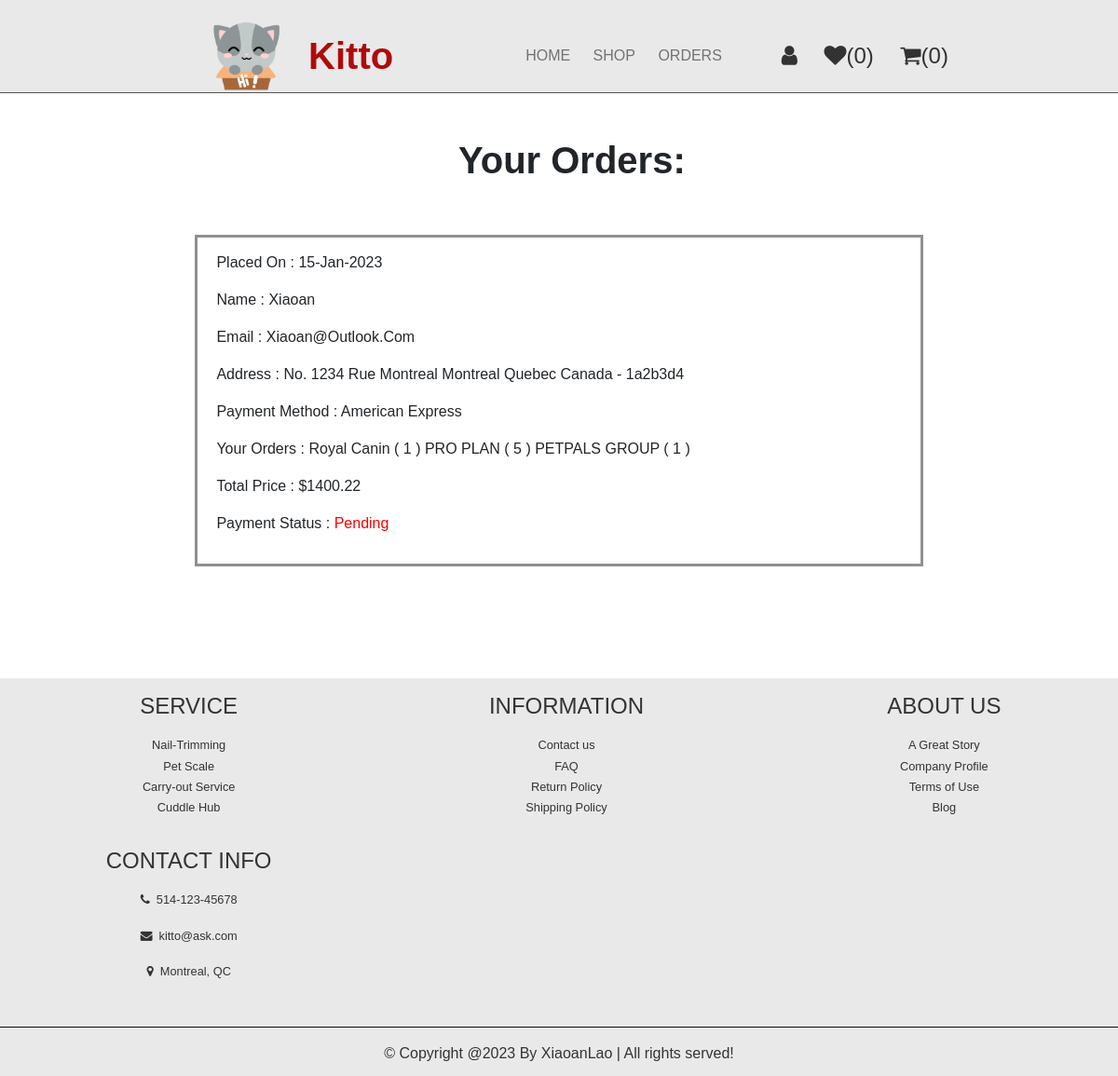
Screenshot of /orders.php (signed in) with the database file from the repository.
### tables this page shows
CREATE TABLE `orders` (
  `id` int(100) NOT NULL,
  `user_id` int(100) NOT NULL,
  `name` varchar(100) NOT NULL,
  `email` varchar(100) NOT NULL,
  `method` varchar(50) NOT NULL,
  `expiry_date` varchar(100) NOT NULL,
  `address` varchar(500) NOT NULL,
  `total_products` varchar(1000) NOT NULL,
  `total_price` float NOT NULL,
  `placed_on` varchar(50) NOT NULL,
  `payment_status` varchar(20) NOT NULL DEFAULT 'pending'
);

### orders.php (the view, shortened to what this page needs)
<?php
@include 'config.php';
$user_id = $_SESSION['user_id'];
?>
<!DOCTYPE html>
<html lang="en">
<head>
    <link rel="stylesheet" href="./shop.css">
    <link href="https://cdn.jsdelivr.net/npm/bootstrap@5.3.0-alpha1/dist/css/bootstrap.min.css" rel="stylesheet">
    <link href="https://maxcdn.bootstrapcdn.com/font-awesome/4.7.0/css/font-awesome.min.css" rel="stylesheet">
</head>
<body>
    <?php include 'login_header.php'; ?>
    <section class="placed-orders">
        <h2 class="title">Your Orders:</h2>
        <div class="container">
            <?php
            $select_orders = $conn->prepare("SELECT * FROM `orders` WHERE user_id = ?");
            $select_orders->execute([$user_id]);
            if($select_orders->rowCount() > 0){
                while($fetch_orders = $select_orders->fetch(PDO::FETCH_ASSOC)){
            ?>
            <div class="box">
                <p> placed on : <span><?= $fetch_orders['placed_on']; ?></span> </p>
                <p> name : <span><?= $fetch_orders['name']; ?></span> </p>
                <p> email : <span><?= $fetch_orders['email']; ?></span> </p>
                <p> address : <span><?= $fetch_orders['address']; ?></span> </p>
                <p> payment method : <span><?= $fetch_orders['method']; ?></span> </p>
                <p> your orders : <span><?= $fetch_orders['total_products']; ?></span> </p>
                <p> total price : <span>$<?= $fetch_orders['total_price']; ?></span> </p>
                <p> payment status : <span style="color:<?php if($fetch_orders['payment_status'] == 'pending'){ echo 'red'; }else{ echo 'green'; }; ?>"><?= $fetch_orders['payment_status']; ?></span> </p>
            </div>
            <?php
                }
            }else{
                echo '<p class="empty">Sorry, no orders placed yet!</p>';
            }
            ?>
        </div>
    </section>
    <?php require 'footer.php'?>
</body>
</html>

### shop.css (style rules this page uses)
* { margin: 0; padding: 0; font-family: Verdana, Geneva, Tahoma, sans-serif; box-sizing: border-box; }
html { scroll-behavior: smooth; }

### orders.php (style rules this page uses)
html { scroll-behavior: smooth; }
body { background: url("./images/backgroundImg.jpg"); }
.placed-orders .title { width: 50%; margin: 4% 41%; font-weight: bold; }
h2 { font-size: 2.5rem; }
.container .box { text-transform: capitalize; border: 3px solid rgb(146, 143, 143); text-align: left; width: 70%; margin: 5% auto; padding: 15px 20px; }

### login_header.php (style rules this page uses)
* { margin: 0; padding: 0; box-sizing: border-box; }

### footer.php (style rules this page uses)
* { margin: 0; padding: 0; }

### rows the page displays
orders: placed_on "15-Jan-2023", name "Xiaoan", email "Xiaoan@outlook.com", address "No. 1234 Rue Montreal Montreal Quebec Canada - 1a2b3d4", method "American Express", total_products "Royal Canin ( 1 ) PRO PLAN ( 5 ) PETPALS GROUP ( 1 )", total_price "1400.22", payment_status "Pending"

### other values shown
$count_wishlist_items->rowCount() "0"
$count_cart_items->rowCount() "0"
